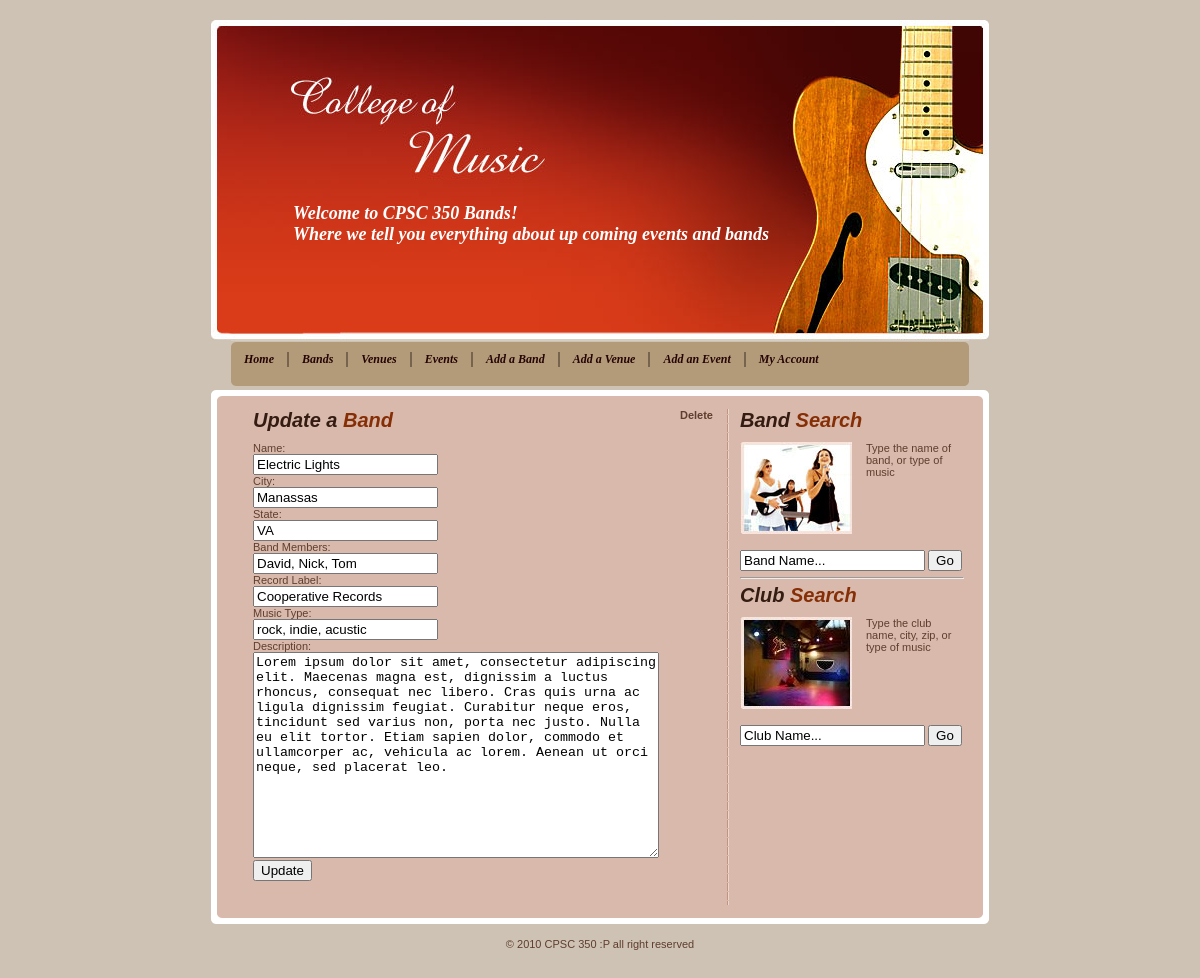
The page /addABand.php?bandId=1 on the database its author committed.
### tables this page shows
CREATE TABLE IF NOT EXISTS `band` (
  `bandId` int(11) NOT NULL AUTO_INCREMENT,
  `name` varchar(100) NOT NULL,
  `city` varchar(20) NOT NULL,
  `state` char(2) NOT NULL,
  `bandMembers` varchar(200) NOT NULL,
  `description` text NOT NULL,
  `recordLabel` varchar(100) NOT NULL,
  `musicType` varchar(100) NOT NULL,
  PRIMARY KEY (`bandId`),
  UNIQUE KEY `name` (`name`),
  KEY `city` (`city`,`state`,`bandMembers`,`recordLabel`),
  KEY `musicType` (`musicType`)
);

### addABand.php (the view, shortened to what this page needs)
<?php include_once("db_connect.php");
$bandId = preg_replace("@[^\d]+@","",$_GET['bandId']);
include("header.php");
if(isset($_GET['bandId'])) {
	$query = "SELECT * FROM Band WHERE bandId='$bandId' LIMIT 1";
	$result = mysqli_query($db,$query);
	$row = mysqli_fetch_array($result);
} else {
	$row = array();
}
?>
<?php
if(isset($_GET['bandId'])) { ?>
	<A HREF ="#" onclick="document.deleteForm.submit();" style = "float:right;">Delete</A>
	<?php } ?>
<h2><b><?php echo (isset($_GET['bandId'])?'Update':'Add');?> a</b> Band</h2>
<form action="<?php ?>" method="POST">
<form action="<?php echo $_SERVER['REQUEST_URI'];?>" method="POST">
	<div>Name:</div><div><input type="text" name="name" value="<?php echo htmlentities($row['name']);?>"></div>
	<div>City:</div><div><input type="text" name="city" value="<?php echo htmlentities($row['city']);?>"></div>
	<div>State:</div><div><input type="text" name="state" value="<?php echo htmlentities($row['state']);?>"></div>
	<div>Band Members:</div><div><input type="text" name="bandMembers" value="<?php echo htmlentities($row['bandMembers']);?>"></div>
	<div>Record Label:</div><div><input type="text" name="recordLabel" value="<?php echo htmlentities($row['recordLabel']);?>"></div>
	<div>Music Type:</div><div><input type="text" name="musicType" value="<?php echo htmlentities($row['musicType']);?>"></div>
	<div>Description:</div><div><textarea name="description" style="width:400px;height:200px;"><?php echo htmlentities($row['description']);?></textarea></div>
	<div><input type="submit" value="<?php echo (isset($_GET['bandId'])?'Update':'Add');?>"></div>
</form>
<?php include("footer.php");?>

### style.css (style rules this page uses)
html { margin: 0; padding: 0; }
body { background: #CDC2B3 url(images/bg.gif); text-align: center; color: #5F3E2F; font: 11px verdana, sans-serif; margin: 0px; padding: 20px 0px 20px 0px; }
a { color: #5F3E2F; font-weight: bold; text-decoration: none; }
h2 { margin: 0px; padding: 0px 0px 10px 0px; font:Arial, Helvetica, sans-serif; font-size:20px; font-style:italic; color:#862e06; }
h2 b { color:#341c12; }

### rows shown on the page
band: name "Electric Lights", city "Manassas", state "VA", bandMembers "David, Nick, Tom", recordLabel "Cooperative Records", musicType "rock, indie, acustic", description "Lorem ipsum dolor sit amet, consectetur adipiscing elit. Maecenas magna est, dignissim a luctus rhoncus, consequat nec libero. Cras quis urna ac ligula dignissim feugiat. Curabitur neque eros, tincidunt sed varius non, porta nec justo. Nulla eu elit tortor. Etiam sapien dolor, commodo et ullamcorper ac, vehicula ac lorem. Aenean ut orci neque, sed placerat leo."
